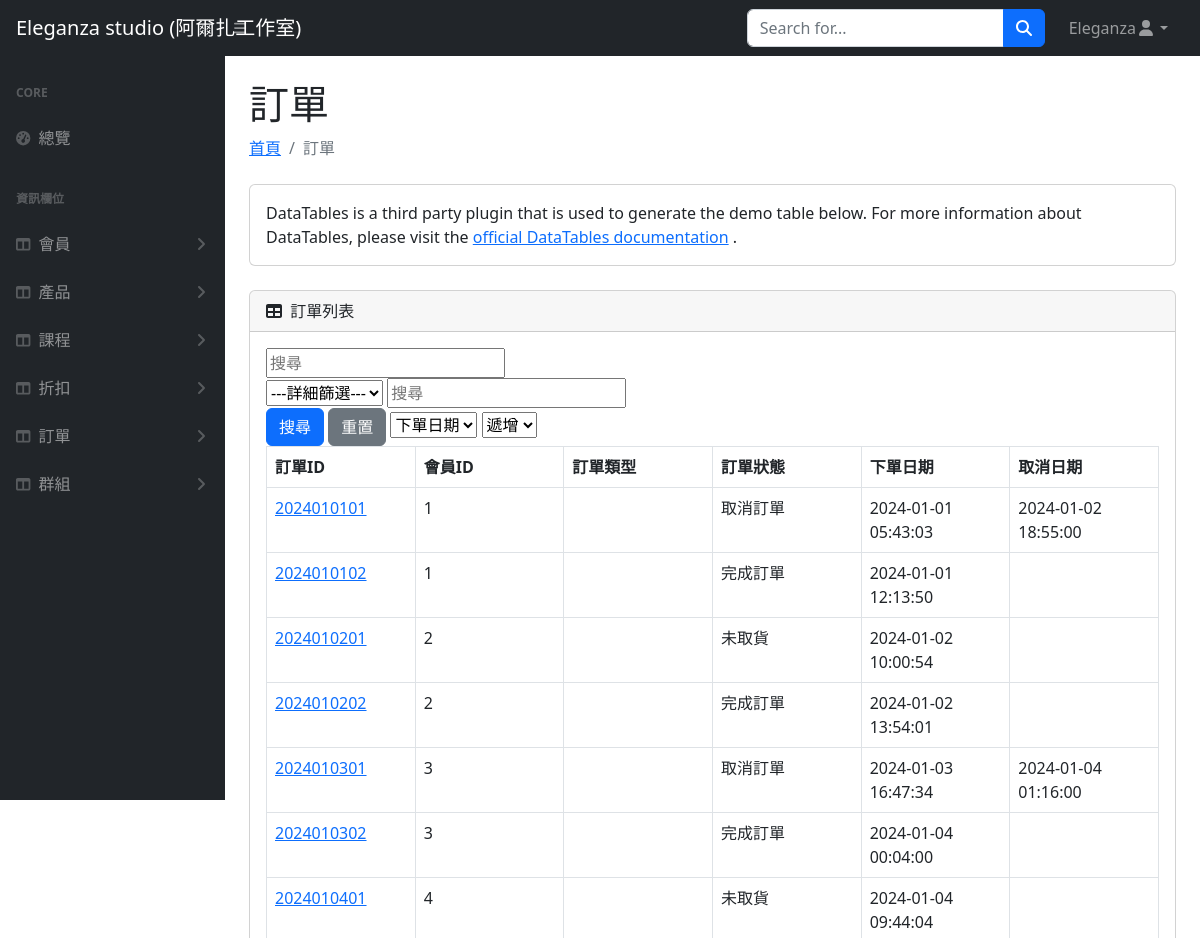
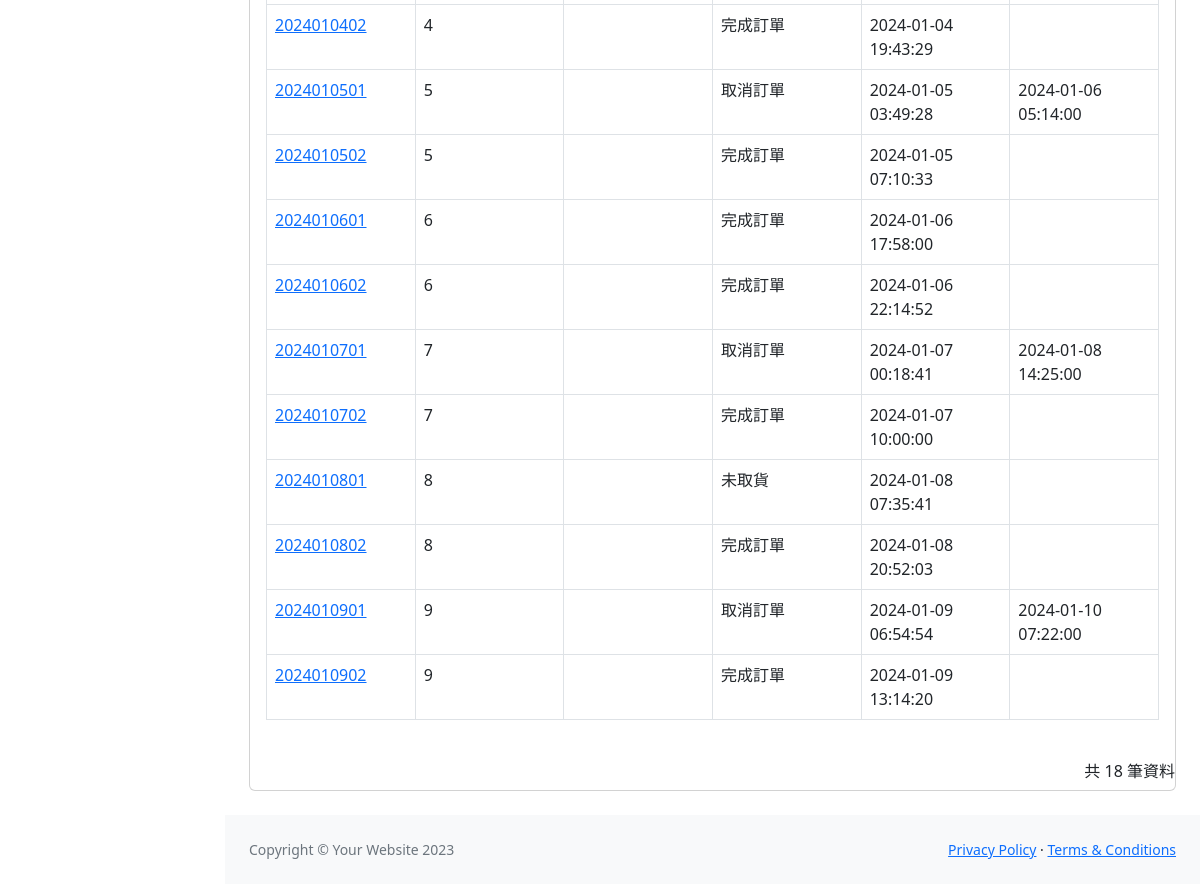
The app's page /orders/orders.php (signed in) with its own data (2 pictures, top to bottom).
### tables this page shows
CREATE TABLE `order` (
  `order_id` int(13) NOT NULL,
  `user_id` int(3) NOT NULL,
  `status` varchar(4) NOT NULL,
  `order_date` datetime NOT NULL,
  `cancel_date` datetime DEFAULT NULL,
  `product_type` varchar(5) DEFAULT NULL
);

### orders/orders.php (the view, shortened to what this page needs)
<?php
require_once("../db_connect.php");
$search = isset($_GET["search"]) ? $_GET["search"] : "";
$filterValue = isset($_GET["filterValue"]) ? $_GET["filterValue"] : "";
$orderBy = isset($_GET["orderBy"]) ? $_GET["orderBy"] : "order_date";
$orderDirection = isset($_GET["orderDirection"]) ? $_GET["orderDirection"] : "asc";
$filterClause = "";
$sql = "SELECT * FROM `order` WHERE
        (order_id LIKE '%$search%' OR
        user_id LIKE '%$search%' OR
        `status` LIKE '%$search%' OR
        product_type LIKE '%$search%' OR
        order_date LIKE '%$search%' OR
        cancel_date LIKE '%$search%')
        $filterClause
        ORDER BY $orderBy $orderDirection";
$result = $conn->query($sql);
$userCount = $result->num_rows;
?>
<!DOCTYPE html>
<html lang="en">
<head>
    <link href="https://cdn.jsdelivr.net/npm/simple-datatables@7.1.2/dist/style.min.css" rel="stylesheet" />
    <link href="css/styles.css" rel="stylesheet" />
</head>
<body class="sb-nav-fixed">
    <nav class="sb-topnav navbar navbar-expand navbar-dark bg-dark">
        <a class="navbar-brand ps-3" href="../index.php">Eleganza studio (阿爾扎工作室)</a>
        <button class="btn btn-link btn-sm order-1 order-lg-0 me-4 me-lg-0" id="sidebarToggle" href="#!"><i class="fas fa-bars"></i></button>
        <form class="d-none d-md-inline-block form-inline ms-auto me-0 me-md-3 my-2 my-md-0">
            <div class="input-group">
                <input class="form-control" type="text" placeholder="Search for..." aria-label="Search for..." aria-describedby="btnNavbarSearch" />
                <button class="btn btn-primary" id="btnNavbarSearch" type="button"><i class="fas fa-search"></i></button>
            </div>
        </form>
        <ul class="navbar-nav ms-auto ms-md-0 me-3 me-lg-4">
            <li class="nav-item dropdown">
                <a class="nav-link dropdown-toggle" id="navbarDropdown" href="#" role="button" data-bs-toggle="dropdown" aria-expanded="false"><?= $_SESSION["user"]["name"] ?><i class="fas fa-user fa-fw"></i></a>
            </li>
        </ul>
    </nav>
    <div id="layoutSidenav">
        <div id="layoutSidenav_nav">
            <nav class="sb-sidenav accordion sb-sidenav-dark" id="sidenavAccordion">
                <div class="sb-sidenav-menu">
                    <div class="nav">
                        <div class="sb-sidenav-menu-heading">Core</div>
                        <a class="nav-link" href="../index.php">
                            <div class="sb-nav-link-icon"><i class="fas fa-tachometer-alt"></i></div>
                            總覽
                        </a>
                        <div class="sb-sidenav-menu-heading">資訊欄位</div>
                        <a class="nav-link collapsed" href="#" data-bs-toggle="collapse" data-bs-target="#users" aria-expanded="false" aria-controls="collapseLayouts">
                            <div class="sb-nav-link-icon"><i class="fas fa-columns"></i></div>
                            會員
                            <div class="sb-sidenav-collapse-arrow"><i class="fas fa-angle-down"></i></div>
                        </a>
                        <a class="nav-link collapsed" href="#" data-bs-toggle="collapse" data-bs-target="#products" aria-expanded="false" aria-controls="collapseLayouts">
                            <div class="sb-nav-link-icon"><i class="fas fa-columns"></i></div>
                            產品
                            <div class="sb-sidenav-collapse-arrow"><i class="fas fa-angle-down"></i></div>
                        </a>
                        <a class="nav-link collapsed" href="#" data-bs-toggle="collapse" data-bs-target="#courses" aria-expanded="false" aria-controls="courses">
                            <div class="sb-nav-link-icon"><i class="fas fa-columns"></i></div>
                            課程
                            <div class="sb-sidenav-collapse-arrow"><i class="fas fa-angle-down"></i></div>
                        </a>
                        <a class="nav-link collapsed" href="#" data-bs-toggle="collapse" data-bs-target="#discounts" aria-expanded="false" aria-controls="collapseLayouts">
                            <div class="sb-nav-link-icon"><i class="fas fa-columns"></i></div>
                            折扣
                            <div class="sb-sidenav-collapse-arrow"><i class="fas fa-angle-down"></i></div>
                        </a>
                        <a class="nav-link collapsed" href="#" data-bs-toggle="collapse" data-bs-target="#orders" aria-expanded="false" aria-controls="collapseLayouts">
                            <div class="sb-nav-link-icon"><i class="fas fa-columns"></i></div>
                            訂單
                            <div class="sb-sidenav-collapse-arrow"><i class="fas fa-angle-down"></i></div>
                        </a>
                        <a class="nav-link collapsed" href="#" data-bs-toggle="collapse" data-bs-target="#groups" aria-expanded="false" aria-controls="groups">
                            <div class="sb-nav-link-icon"><i class="fas fa-columns"></i></div>
                            群組
                            <div class="sb-sidenav-collapse-arrow"><i class="fas fa-angle-down"></i></div>
                        </a>
                    </div>
                </div>
            </nav>
        </div>
        <div id="layoutSidenav_content">
            <main>
                <div class="container-fluid px-4">
                    <h1 class="mt-4">訂單</h1>
                    <ol class="breadcrumb mb-4">
                        <li class="breadcrumb-item"><a href="index.html">首頁</a></li>
                        <li class="breadcrumb-item active">訂單</li>
                    </ol>
                    <div class="card mb-4">
                        <div class="card-body">
                            DataTables is a third party plugin that is used to generate the demo table below. For more information about DataTables, please visit the
                            <a target="_blank" href="https://datatables.net/">official DataTables documentation</a>
                            .
                        </div>
                    </div>
                    <div class="card mb-4">
                        <div class="card-header">
                            <i class="fas fa-table me-1"></i>
                            訂單列表
                        </div>
                        <div class="card-body">
                            <form action="" method="GET">
                                <div>
                                    <input type="search" class="col" placeholder="搜尋" aria-label="就是搜尋" aria-describedby="button-addon2" name="search" value="<?= htmlspecialchars($search) ?>">
                                </div>
                                <div>
                                    <select name="filterBy">
                                        <option value="all">---詳細篩選---</option>
                                    </select>
                                    <input type="text" name="filterValue" placeholder="搜尋" value="<?= htmlspecialchars($filterValue) ?>">
                                </div>
                                <div>
                                    <button type="submit" id="button-addon2" class="btn btn-primary">搜尋</button>
                                    <button type="submit" name="reset" class="btn btn-secondary">重置</button>
                                    <select class="" name="orderBy">
                                        <option value="order_date" <?= ($orderBy == "order_date") ? "selected" : "" ?>>下單日期</option>
                                    </select>
                                    <select class="" name="orderDirection">
                                        <option value="asc" <?= ($orderDirection == "asc") ? "selected" : "" ?>>遞增</option>
                                    </select>
                                </div>
                            </form>
                            <table class="datatable-table" id="order">
                                <thead>
                                    <tr>
                                        <th data-sortable="true" style="width:15%;" style="width: 15.004840271055178%;">
                                            <a href="#">
                                                訂單ID
                                            </a>
                                        </th>
                                        <th data-sortable="true" style="width:15%;" style="width: 15.004840271055178%;">
                                            <a href="#">
                                                會員ID
                                            </a>
                                        </th>
                                        <th data-sortable="true" style="width:15%;" style="width: 15.004840271055178%;">
                                            <a href="#">
                                                訂單類型
                                            </a>
                                        </th>
                                        <th data-sortable="true" style="width:15%;" style="width: 15.004840271055178%;">
                                            <a href="#">
                                                訂單狀態
                                            </a>
                                        </th>
                                        <th data-sortable="true" style="width:15%;" style="width: 15.004840271055178%;">
                                            <a href="#">
                                                下單日期
                                            </a>
                                        </th>
                                        <th data-sortable="true" style="width:15%;" style="width: 15.004840271055178%;">
                                            <a href="#">
                                                取消日期
                                            </a>
                                        </th>
                                    </tr>
                                </thead>
                                <tbody>
                                    <?php
                                    $rows = $result->fetch_all(MYSQLI_ASSOC);
                                    foreach ($rows as $user) :
                                    ?>
                                        <tr>
                                            <td><a href="order_detail.php?order_id=<?= $user["order_id"] ?>"><?= $user["order_id"] ?></a></td>
                                            <td><?= $user["user_id"] ?></td>
                                            <td><?= $user["product_type"] ?></td>
                                            <td><?= $user["status"] ?></td>
                                            <td><?= $user["order_date"] ?></td>
                                            <td><?= $user["cancel_date"] ?></td>
                                        </tr>
                                    <?php endforeach; ?>
                                </tbody>
                            </table>
                        </div>
                        <div class="datatable-bottom">
                            <div class="datatable-info">
                                共 <?= $userCount ?> 筆資料
                            </div>
                        </div>
                    </div>
                </div>
            </main>
            <footer class="py-4 bg-light mt-auto">
                <div class="container-fluid px-4">
                    <div class="d-flex align-items-center justify-content-between small">
                        <div class="text-muted">Copyright &copy; Your Website 2023</div>
                        <div>
                            <a href="#">Privacy Policy</a>
                            &middot;
                            <a href="#">Terms &amp; Conditions</a>
                        </div>
                    </div>
                </div>
            </footer>
        </div>
    </div>
</body>
</html>

### records on screen
order: order_id "2024010101", user "1", status "取消訂單", order_date "2024-01-01 05:43:03", cancel_date "2024-01-02 18:55:00"
order: order_id "2024010102", user "1", status "完成訂單", order_date "2024-01-01 12:13:50"
order: order_id "2024010201", user "2", status "未取貨", order_date "2024-01-02 10:00:54"
order: order_id "2024010202", user "2", status "完成訂單", order_date "2024-01-02 13:54:01"
order: order_id "2024010301", user "3", status "取消訂單", order_date "2024-01-03 16:47:34", cancel_date "2024-01-04 01:16:00"
order: order_id "2024010302", user "3", status "完成訂單", order_date "2024-01-04 00:04:00"
order: order_id "2024010401", user "4", status "未取貨", order_date "2024-01-04 09:44:04"
order: order_id "2024010402", user "4", status "完成訂單", order_date "2024-01-04 19:43:29"
order: order_id "2024010501", user "5", status "取消訂單", order_date "2024-01-05 03:49:28", cancel_date "2024-01-06 05:14:00"
order: order_id "2024010502", user "5", status "完成訂單", order_date "2024-01-05 07:10:33"
order: order_id "2024010601", user "6", status "完成訂單", order_date "2024-01-06 17:58:00"
order: order_id "2024010602", user "6", status "完成訂單", order_date "2024-01-06 22:14:52"
order: order_id "2024010701", user "7", status "取消訂單", order_date "2024-01-07 00:18:41", cancel_date "2024-01-08 14:25:00"
order: order_id "2024010702", user "7", status "完成訂單", order_date "2024-01-07 10:00:00"
order: order_id "2024010801", user "8", status "未取貨", order_date "2024-01-08 07:35:41"
order: order_id "2024010802", user "8", status "完成訂單", order_date "2024-01-08 20:52:03"
order: order_id "2024010901", user "9", status "取消訂單", order_date "2024-01-09 06:54:54", cancel_date "2024-01-10 07:22:00"
order: order_id "2024010902", user "9", status "完成訂單", order_date "2024-01-09 13:14:20"

### other values on screen
$_SESSION["user"]["name"] "Eleganza"
$userCount "18"
